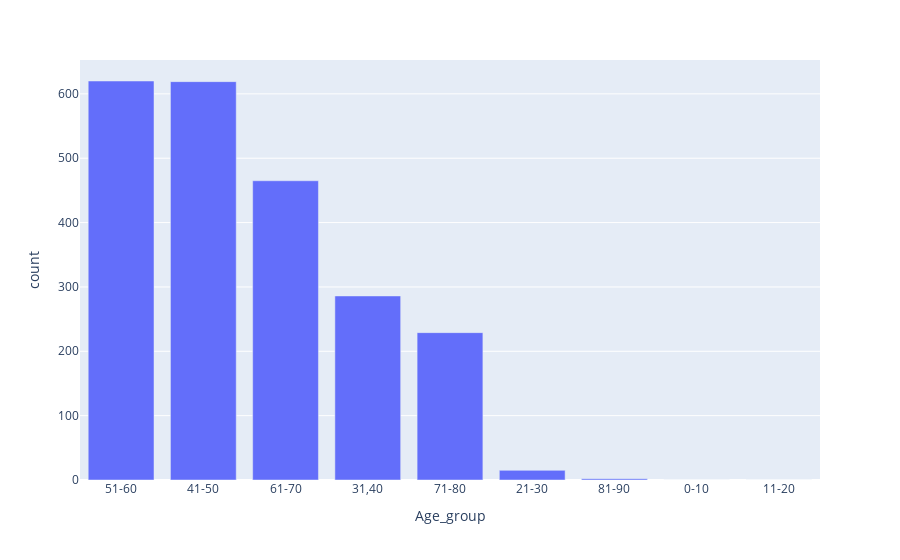

Notebook source saved alongside this figure:
### Code cell
px.bar(age_group, x = 'Age_group', y='count')

### Figure 1 — Plotly figure (JSON) as saved in the notebook; plotly's stock layout.template omitted (floating-point values rounded to 4 significant figures)
{"data": [{"alignmentgroup": "True", "hovertemplate": "Age_group=%{x}<br>count=%{y}<extra></extra>", "legendgroup": "", "marker": {"color": "#636efa", "pattern": {"shape": ""}}, "name": "", "offsetgroup": "", "orientation": "v", "showlegend": false, "textposition": "auto", "type": "bar", "x": ["51-60", "41-50", "61-70", "31,40", "71-80", "21-30", "81-90", "0-10", "11-20"], "xaxis": "x", "y": [620, 619, 465, 286, 229, 15, 2, 0, 0], "yaxis": "y"}], "layout": {"barmode": "relative", "legend": {"tracegroupgap": 0}, "margin": {"t": 60}, "xaxis": {"anchor": "y", "domain": [0, 1], "title": {"text": "Age_group"}}, "yaxis": {"anchor": "x", "domain": [0, 1], "title": {"text": "count"}}}}
